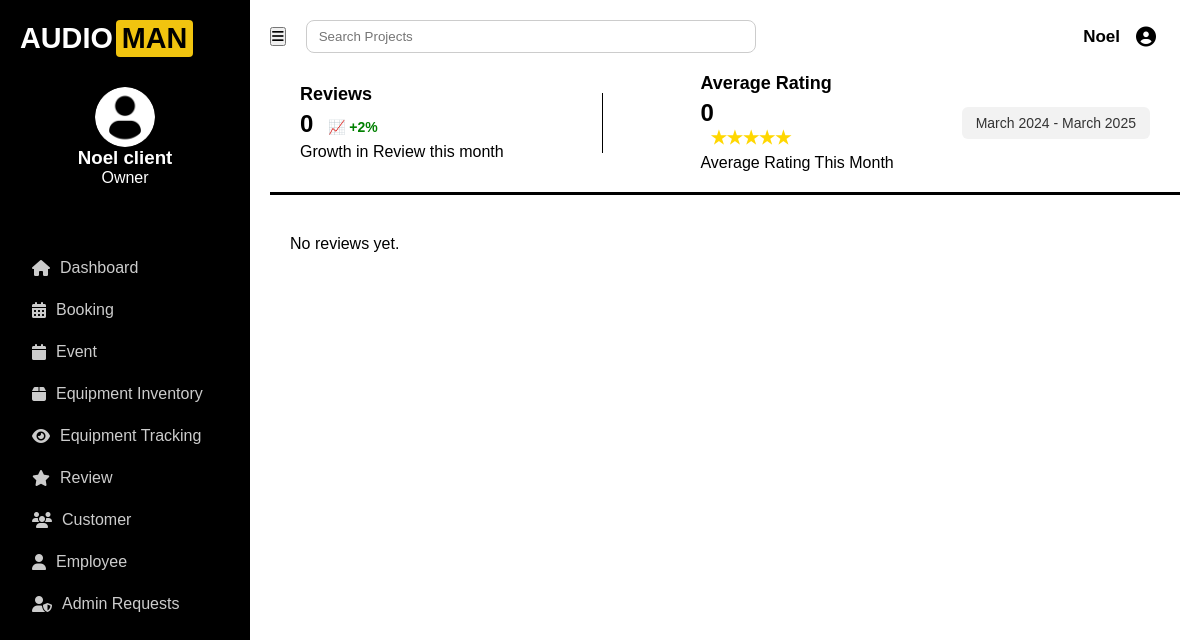
The page /accounts/reviews/ (signed in) on the database as committed earlier.
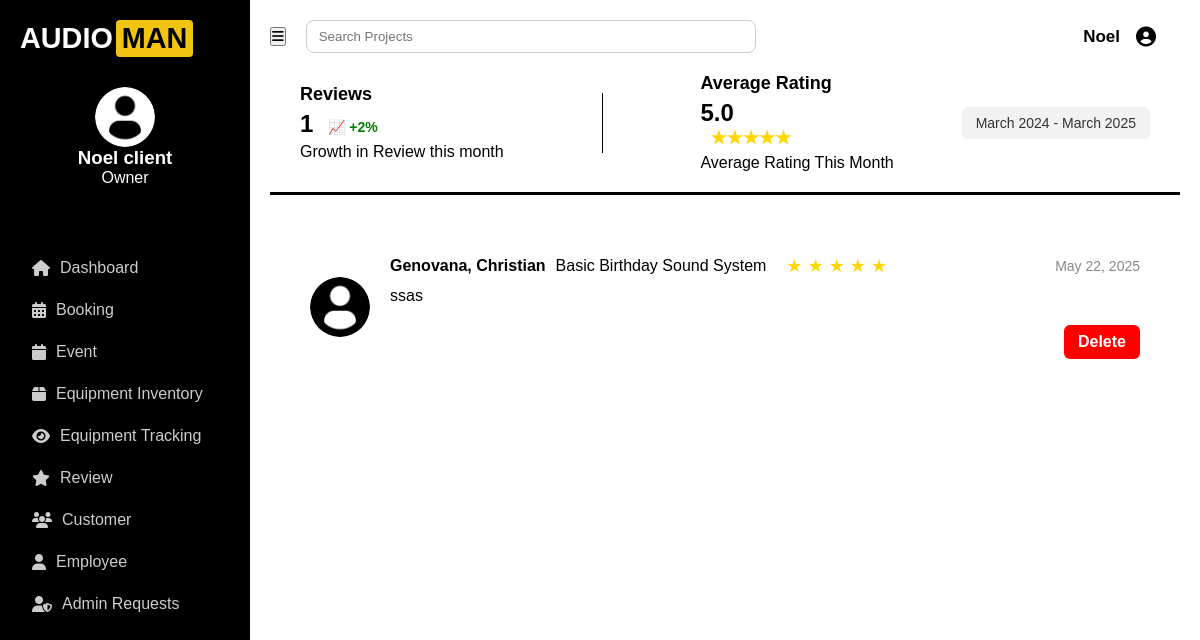
The same page on the database as committed later.
### accounts/models.py (models this page shows, shortened)
class Review(models.Model):
    customer_name = models.CharField(max_length=255, default='Anonymous')
    booking_date = models.DateField(default=datetime.date.today)
    event_type = models.CharField(max_length=255, default='Unknown')
    rating = models.IntegerField(default=5)
    comment = models.TextField(default='No comment.')

### accounts/views.py (the view)
    def wrapper(request, *args, **kwargs):
        if not request.user.is_authenticated:
            print("User is not authenticated.")  # Debugging line
            return redirect("login")
        if not request.user.is_staff and not request.user.is_superuser:
            print(f"User {request.user.username} does not have admin privileges.")  # Debugging line
            raise PermissionDenied  # User is denied access
        return view_func(request, *args, **kwargs)

### accounts/templatetags/custom_filters.py (called while the page is built)
@register.filter
def rangefilter(value):
    return range(value)

### accounts/views.py (called while the page is built)
def admin_only(view_func):
    def wrapper(request, *args, **kwargs):
        if not request.user.is_authenticated:
            print("User is not authenticated.")  # Debugging line
            return redirect("login")
        if not request.user.is_staff and not request.user.is_superuser:
            print(f"User {request.user.username} does not have admin privileges.")  # Debugging line
            raise PermissionDenied  # User is denied access
        return view_func(request, *args, **kwargs)
    return wrapper

@login_required
@admin_only
def reviews(request):
    reviews = Review.objects.all()
    average_rating = reviews.aggregate(Avg('rating'))['rating__avg'] or 0
    return render(request, 'client/reviews.html', {
        'reviews': reviews,
        'average_rating': round(average_rating, 1),
    })

### accounts/templates/client/reviews.html (shortened to what this page needs)
{% extends 'client-base.html' %}
{% load custom_filters %}
{% block content %}
{% load static %}
<div class="review-summary">
    <div class="review-count">
        <h2>Reviews</h2>
        <p class="review-number">{{ reviews.count }} <span class="growth">📈 +2%</span></p>
        <p class="review-label">Growth in Review this month</p>
    </div>
    <div class="average-rating">
        <h2>Average Rating</h2>
        <div class="rating-number">
            {{ average_rating }} <span class="stars">★★★★★</span>
        </div>
        <p>Average Rating This Month</p>
    </div>
    <div class="filter-box">
        March 2024 - March 2025
    </div>
</div>
<div class="reviews-list">
    {% for review in reviews %}
    <div class="review-card">
        <img src="{% static 'images/profile-icon.png' %}" alt="Reviewer" class="reviewer-avatar">
        <div class="review-details">
            <div class="review-header">
                <strong>{{ review.customer_name }}</strong>
                <span>{{ review.event_type }}</span>
                <span class="stars">
                    {% for i in review.rating|rangefilter %}
                        ★
                    {% endfor %}
                </span>
                <span class="date">{{ review.booking_date }}</span>
            </div>
            <p>{{ review.comment }}</p>
            <div class="delete-button-container">
                <a href="{% url 'delete_review' review.id %}" class="delete-button">Delete</a>
            </div>
        </div>
    </div>
    {% empty %}
    <p>No reviews yet.</p>
    {% endfor %}
</div>
{% endblock %}

### accounts/templates/client-base.html (shortened to what this page needs)
<!DOCTYPE html>
<html lang="en">
<head>
  <link rel="stylesheet" href="https://cdnjs.cloudflare.com/ajax/libs/font-awesome/6.5.0/css/all.min.css" />
  {% load static %}
</head>
<body>
  <div class="container">
    <aside class="sidebar">
      <div class="logo">
        <span class="text-white">AUDIO</span><span class="text-yellow">MAN</span>
    </div>
      <div class="user">
        <div class="avatar">
          <img src="{% static 'images/profile-icon.png' %}" alt="Avatar Icon" class="white-icon" />
        </div>
        <h3>{{ request.user.first_name }} {{ request.user.last_name }}</h3>
        <p>Owner</p>
      </div>
      <nav class="nav">
    <a href="{% url 'dashboard' %}"><i class="fas fa-home"></i> Dashboard</a>
    <a href="{% url 'booking' %}"><i class="fas fa-calendar-alt"></i> Booking</a>
    <a href="{% url 'event' %}"><i class="fas fa-calendar"></i> Event</a>
    <a href="{% url 'equipment' %}"><i class="fas fa-box"></i> Equipment Inventory</a>
    <a href="{% url 'tracking' %}"><i class="fas fa-eye"></i> Equipment Tracking</a>
    <a href="{% url 'reviews' %}"><i class="fas fa-star"></i> Review</a>
    <a href="{% url 'customer' %}"><i class="fas fa-users"></i> Customer</a>
    <a href="{% url 'employee' %}"><i class="fas fa-user"></i> Employee</a>
    {% if user.is_superuser %}
        <a href="{% url 'admin_requests_view' %}"><i class="fas fa-user-shield"></i> Admin Requests</a>
    {% endif %}
</nav>
    </aside>
    <main class="main">
      <div class="topbar">
        <button class="menu-btn"><i class="fas fa-bars"></i></button>
        <input type="text" placeholder="Search Projects" class="search-bar" />
        <div class="user-info" id="topbarDropdownToggle">
          <span>{{ request.user.first_name }}</span>
          <i class="fas fa-user-circle"></i>
        </div>
      </div>
      {% block content %}{% endblock %}
    </main>
  </div>
</body>
</html>

### accounts/templates/client-base.html (style rules this page uses)
* { margin: 0; padding: 0; box-sizing: border-box; }
body { font-family: 'Arial', sans-serif; background: #fff; color: #000; display: flex; height: 100vh; overflow: hidden; }
.container { display: flex; width: 100%; }
.sidebar { background: #000000; color: #fff; width: 250px; padding: 20px; display: flex; flex-direction: column; height: 100vh; position: fixed; }
.logo { font-size: 24px; font-weight: bold; margin-bottom: 30px; color: #fff; }
.user { text-align: center; margin-bottom: 30px; }
.avatar img { width: 60px; height: 60px; border-radius: 50%; object-fit: cover; display: block; margin: 0 auto; }
.white-icon { width: 60px; height: 60px; filter: brightness(0) invert(1); }
.nav { margin-top: 30px; }
.nav a { display: flex; align-items: center; gap: 10px; padding: 12px; color: #ccc; text-decoration: none; border-radius: 8px; }
.main { flex-grow: 1; padding: 20px; margin-left: 250px; overflow-y: auto; }
.topbar { display: flex; align-items: center; justify-content: space-between; }
.search-bar { width: 450px; padding: 8px 12px; border-radius: 8px; border: 1px solid #ccc; margin-left: 20px; margin-right: auto; }
.user-info { display: flex; align-items: center; gap: 16px; position: relative; cursor: pointer; font-size: 20px; margin-right: 12px; }
.user-info span { font-size: 17px; font-weight: bold; }
.user-info i:first-of-type { margin-right: 12px; }
.logo { display: flex; align-items: center; font-family: 'MavenPro', sans-serif; font-size: 1.8rem; font-weight: bold; color: #23194f; }
.logo .text-white { color: white; }
.logo .text-yellow { background-color: #f1c40f; color: #000000; padding: 2px 6px; border-radius: 4px; margin-left: 3px; font-weight: bold; }

### accounts/templates/client/reviews.html (style rules this page uses)
.review-summary { display: flex; justify-content: space-between; align-items: center; background: #fff; padding: 20px 30px; border-bottom: 3px solid black; margin-bottom: 20px; }
.review-count, .average-rating { display: flex; flex-direction: column; gap: 5px; }
.review-count h2, .average-rating h2 { font-size: 18px; font-weight: 700; }
.review-number, .rating-number { font-size: 24px; font-weight: bold; }
.growth { font-size: 14px; color: green; margin-left: 8px; }
.stars { color: gold; margin-left: 10px; font-size: 20px; }
.filter-box { background-color: #f2f2f2; padding: 8px 14px; border-radius: 6px; font-size: 14px; font-weight: 500; color: #333; }
.reviews-list { background: #fff; padding: 20px; border-radius: 12px; margin-top: 2%; display: flex; flex-direction: column; gap: 20px; }
.review-card { display: flex; padding: 20px; border-bottom: 1px solid #ddd; align-items: center; justify-content: space-between; }
.review-card:last-child { border-bottom: none; }
.reviewer-avatar { width: 60px; height: 60px; border-radius: 50%; margin-right: 20px; object-fit: cover; }
.review-details { flex-grow: 1; }
.review-header { display: flex; align-items: center; gap: 10px; margin-bottom: 10px; }
.review-header strong { font-size: 16px; }
.review-header .date { margin-left: auto; color: #888; font-size: 14px; }
.stars { display: flex; gap: 5px; font-size: 18px; }
.delete-button { background-color: red; color: white; padding: 8px 14px; border-radius: 6px; font-weight: bold; text-decoration: none; display: inline-block; margin-top: 10px; align-self: flex-end; transition: background-color 0.3s ease; }
.delete-button-container { display: flex; justify-content: flex-end; margin-top: 10px; }

Rows that differ between the two databases and show on the page:
added Review: customer_name "Genovana, Christian", event_type "Basic Birthday Sound System", rating 5 (drawn), booking_date "May 22, 2025", comment "ssas"
Other text that changed with them:
{{ reviews.count }}: "0" → "1"
{{ average_rating }}: "0" → "5.0"
text no longer shown: "No reviews yet."
